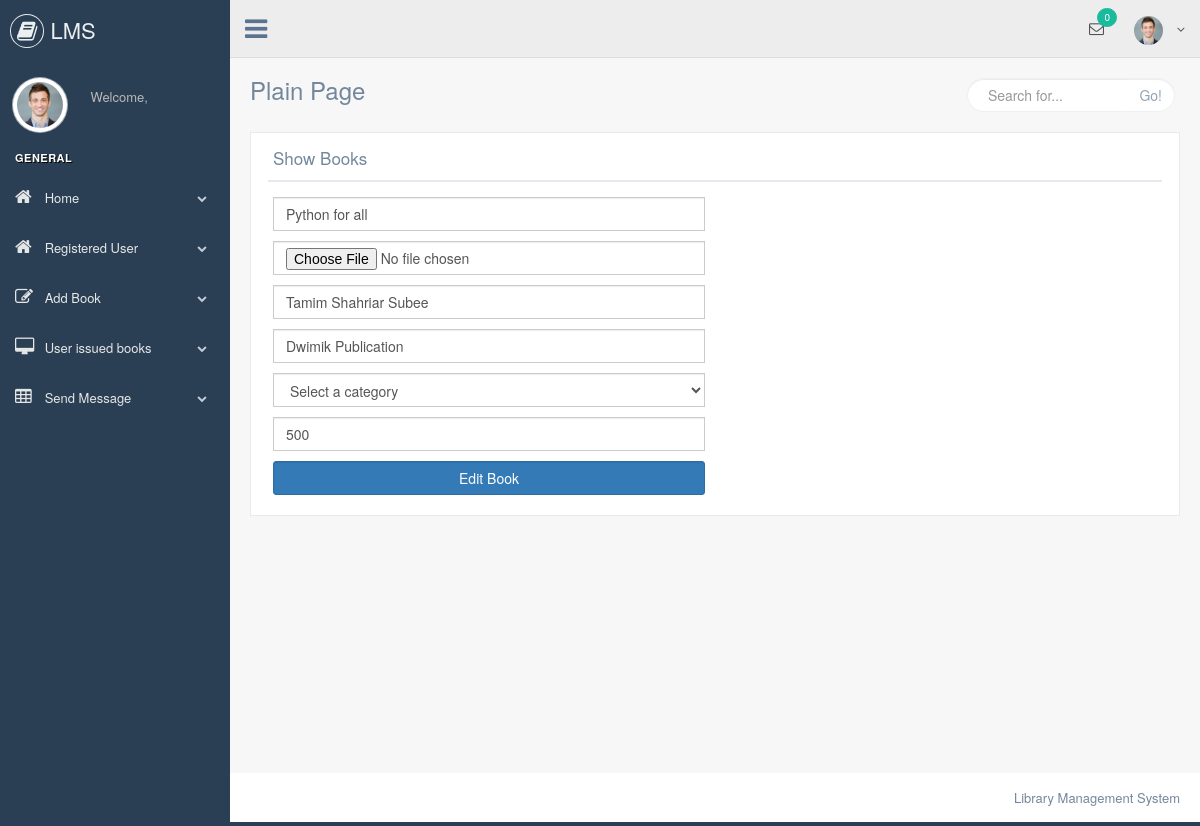
/librarian/edit.php?editid=10 (signed in), run on the app's committed database.
### tables this page shows
CREATE TABLE `books` (
  `id` int(10) NOT NULL,
  `b_name` varchar(20) NOT NULL,
  `b_img` varchar(255) NOT NULL,
  `b_author` varchar(20) NOT NULL,
  `b_publication` varchar(40) NOT NULL,
  `cat` int(10) NOT NULL,
  `stock` int(10) NOT NULL,
  `postTime` datetime NOT NULL
);

### core/init.php (called while the page is built, shortened)
<?php
	include 'database/config.php';
	include 'classes/user.php';
	global $pdo;
	$user = new User($pdo);
 ?>

### core/classes/user.php (called while the page is built, shortened)
<?php
	class User
	{
		protected $pdo;
		function __construct($pdo)
		{
			$this->pdo = $pdo;
		}
		public function checkData($tablename,$field,$var){
			$stmt = $this->pdo->prepare("SELECT {$field} FROM {$tablename} WHERE {$field}=:{$field}");
			$stmt ->bindParam(":{$field}",$var);
			$stmt ->execute();
			$count = $stmt->rowCount();
			return ($count==1)? true : false;
		}
		public function userData($table,$id){
			$stmt = $this->pdo->prepare("SELECT * FROM {$table} WHERE id=:id");
			$stmt ->bindParam(":id",$id,PDO::PARAM_INT);
			$stmt ->execute();
			return $stmt->fetch(PDO::FETCH_OBJ);
		}
	}
 ?>

### librarian/edit.php (the view, shortened to what this page needs)
<?php include 'lib/header.php'; ?>
		<div class="x_title">
		    <h2>Show Books</h2>
		    <div class="clearfix"></div>
		</div>
<?php
	if (isset($_GET['editid']) && !empty($_GET['editid'])) {
		$id = $_GET['editid'];
		$book = $user->userData("books",$id);
            if ($user->checkData("books","id",$id)===true) {
            ?>
      <div class="x_content">
            <div class="row">
                  <div class="col-md-6">
                        <form action="" method="post" enctype="multipart/form-data">
                              <div class="form-group">
                                    <input type="text" name="b_name" class="form-control input" value="<?php echo $book->b_name; ?>">
                              </div>
                              <div class="form-group">
                                    <input type="file" name="b_img" class="form-control input">
                              </div>
                              <div class="form-group">
                                    <input type="text" name="b_author" class="form-control input" value="<?php echo $book->b_author; ?>">
                              </div>
                              <div class="form-group">
                                    <input type="text" name="b_publication" class="form-control input" value="<?php echo $book->b_publication; ?>">
                              </div>
                              <div class="form-group">
                                    <select name="cat" id="" class="form-control input">
                                          <option value="">Select a category</option>
                                    </select>
                              </div>
                              <div class="form-group">
                                    <input type="text" name="stock" class="form-control input" value="<?php echo $book->stock; ?>">
                              </div>
                              <div class="form-group">
                                    <input onclick="confirmation()" id="editBook" type="submit" name="editBook" class="form-control btn btn-primary" value="Edit Book">
                              </div>
                        </form>
                  </div>
            </div>
        </div>
            <?php
      }else{
            ?>
            <center><h2>Something went wrong..</h2><a href="show_books.php">Go back</a></center>
            <?php
      }
            }
?>
<?php include 'lib/footer.php'; ?>

### data on the page
books: b_name "Python for all", b_author "Tamim Shahriar Subee", b_publication "Dwimik Publication", stock "500"

### other printed values
$count "0"
